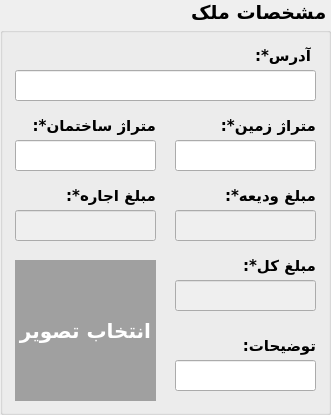
     <widget class="QGroupBox" name="groupBox_5">
      <property name="geometry">
       <rect>
        <x>10</x>
        <y>120</y>
        <width>331</width>
        <height>415</height>
       </rect>
      </property>
      <property name="font">
       <font>
        <family>B Titr</family>
        <pointsize>14</pointsize>
        <weight>75</weight>
        <bold>true</bold>
       </font>
      </property>
      <property name="layoutDirection">
       <enum>Qt::RightToLeft</enum>
      </property>
      <property name="title">
       <string>مشخصات ملک</string>
      </property>
      <widget class="QLineEdit" name="lineEdit_address">
       <property name="geometry">
        <rect>
         <x>15</x>
         <y>70</y>
         <width>301</width>
         <height>31</height>
        </rect>
       </property>
       <property name="font">
        <font>
         <family>B Nazanin</family>
         <pointsize>12</pointsize>
         <weight>75</weight>
         <bold>true</bold>
        </font>
       </property>
      </widget>
      <widget class="QLabel" name="label_6">
       <property name="geometry">
        <rect>
         <x>20</x>
         <y>40</y>
         <width>291</width>
         <height>31</height>
        </rect>
       </property>
       <property name="font">
        <font>
         <family>B Nazanin</family>
         <pointsize>11</pointsize>
         <weight>75</weight>
         <bold>true</bold>
        </font>
       </property>
       <property name="styleSheet">
        <string notr="true">background-color: none;</string>
       </property>
       <property name="text">
        <string>آدرس*:</string>
       </property>
       <property name="alignment">
        <set>Qt::AlignLeading|Qt::AlignLeft|Qt::AlignVCenter</set>
       </property>
      </widget>
      <widget class="QLabel" name="label_7">
       <property name="geometry">
        <rect>
         <x>175</x>
         <y>110</y>
         <width>141</width>
         <height>31</height>
        </rect>
       </property>
       <property name="font">
        <font>
         <family>B Nazanin</family>
         <pointsize>11</pointsize>
         <weight>75</weight>
         <bold>true</bold>
        </font>
       </property>
       <property name="styleSheet">
        <string notr="true">background-color: none;</string>
       </property>
       <property name="text">
        <string>متراژ زمین*:</string>
       </property>
       <property name="alignment">
        <set>Qt::AlignLeading|Qt::AlignLeft|Qt::AlignVCenter</set>
       </property>
      </widget>
      <widget class="QLineEdit" name="lineEdit_land">
       <property name="geometry">
        <rect>
         <x>175</x>
         <y>140</y>
         <width>141</width>
         <height>31</height>
        </rect>
       </property>
       <property name="font">
        <font>
         <family>B Nazanin</family>
         <pointsize>12</pointsize>
         <weight>75</weight>
         <bold>true</bold>
        </font>
       </property>
      </widget>
      <widget class="QLabel" name="label_8">
       <property name="geometry">
        <rect>
         <x>15</x>
         <y>110</y>
         <width>141</width>
         <height>31</height>
        </rect>
       </property>
       <property name="font">
        <font>
         <family>B Nazanin</family>
         <pointsize>11</pointsize>
         <weight>75</weight>
         <bold>true</bold>
        </font>
       </property>
       <property name="styleSheet">
        <string notr="true">background-color: none;</string>
       </property>
       <property name="text">
        <string>متراژ ساختمان*:</string>
       </property>
       <property name="alignment">
        <set>Qt::AlignLeading|Qt::AlignLeft|Qt::AlignVCenter</set>
       </property>
      </widget>
      <widget class="QLineEdit" name="lineEdit_building">
       <property name="geometry">
        <rect>
         <x>15</x>
         <y>140</y>
         <width>141</width>
         <height>31</height>
        </rect>
       </property>
       <property name="font">
        <font>
         <family>B Nazanin</family>
         <pointsize>12</pointsize>
         <weight>75</weight>
         <bold>true</bold>
        </font>
       </property>
      </widget>
      <widget class="QLineEdit" name="lineEdit_rent">
       <property name="enabled">
        <bool>false</bool>
       </property>
       <property name="geometry">
        <rect>
         <x>15</x>
         <y>210</y>
         <width>141</width>
         <height>31</height>
        </rect>
       </property>
       <property name="font">
        <font>
         <family>B Nazanin</family>
         <pointsize>12</pointsize>
         <weight>75</weight>
         <bold>true</bold>
        </font>
       </property>
      </widget>
      <widget class="QLineEdit" name="lineEdit_deposit">
       <property name="enabled">
        <bool>false</bool>
       </property>
       <property name="geometry">
        <rect>
         <x>175</x>
         <y>210</y>
         <width>141</width>
         <height>31</height>
        </rect>
       </property>
       <property name="font">
        <font>
         <family>B Nazanin</family>
         <pointsize>12</pointsize>
         <weight>75</weight>
         <bold>true</bold>
        </font>
       </property>
      </widget>
      <widget class="QLabel" name="label_9">
       <property name="geometry">
        <rect>
         <x>175</x>
         <y>180</y>
         <width>141</width>
         <height>31</height>
        </rect>
       </property>
       <property name="font">
        <font>
         <family>B Nazanin</family>
         <pointsize>11</pointsize>
         <weight>75</weight>
         <bold>true</bold>
        </font>
       </property>
       <property name="styleSheet">
        <string notr="true">background-color: none;</string>
       </property>
       <property name="text">
        <string>مبلغ ودیعه*:</string>
       </property>
       <property name="alignment">
        <set>Qt::AlignLeading|Qt::AlignLeft|Qt::AlignVCenter</set>
       </property>
      </widget>
      <widget class="QLabel" name="label_10">
       <property name="geometry">
        <rect>
         <x>15</x>
         <y>180</y>
         <width>141</width>
         <height>31</height>
        </rect>
       </property>
       <property name="font">
        <font>
         <family>B Nazanin</family>
         <pointsize>11</pointsize>
         <weight>75</weight>
         <bold>true</bold>
        </font>
       </property>
       <property name="styleSheet">
        <string notr="true">background-color: none;</string>
       </property>
       <property name="text">
        <string>مبلغ اجاره*:</string>
       </property>
       <property name="alignment">
        <set>Qt::AlignLeading|Qt::AlignLeft|Qt::AlignVCenter</set>
       </property>
      </widget>
      <widget class="QLabel" name="label_11">
       <property name="geometry">
        <rect>
         <x>175</x>
         <y>250</y>
         <width>141</width>
         <height>31</height>
        </rect>
       </property>
       <property name="font">
        <font>
         <family>B Nazanin</family>
         <pointsize>11</pointsize>
         <weight>75</weight>
         <bold>true</bold>
        </font>
       </property>
       <property name="styleSheet">
        <string notr="true">background-color: none;</string>
       </property>
       <property name="text">
        <string>مبلغ کل*:</string>
       </property>
       <property name="alignment">
        <set>Qt::AlignLeading|Qt::AlignLeft|Qt::AlignVCenter</set>
       </property>
      </widget>
      <widget class="QLineEdit" name="lineEdit_price">
       <property name="enabled">
        <bool>false</bool>
       </property>
       <property name="geometry">
        <rect>
         <x>175</x>
         <y>280</y>
         <width>141</width>
         <height>31</height>
        </rect>
       </property>
       <property name="font">
        <font>
         <family>B Nazanin</family>
         <pointsize>12</pointsize>
         <weight>75</weight>
         <bold>true</bold>
        </font>
       </property>
      </widget>
      <widget class="QLabel" name="label_pic">
       <property name="geometry">
        <rect>
         <x>15</x>
         <y>260</y>
         <width>141</width>
         <height>141</height>
        </rect>
       </property>
       <property name="styleSheet">
        <string notr="true">background-color: #A0A0A0;</string>
       </property>
       <property name="text">
        <string/>
       </property>
       <property name="scaledContents">
        <bool>true</bool>
       </property>
       <property name="alignment">
        <set>Qt::AlignCenter</set>
       </property>
      </widget>
      <widget class="QPushButton" name="pushButton_pic">
       <property name="geometry">
        <rect>
         <x>15</x>
         <y>260</y>
         <width>141</width>
         <height>141</height>
        </rect>
       </property>
       <property name="font">
        <font>
         <family>B Nazanin</family>
         <pointsize>15</pointsize>
         <weight>75</weight>
         <bold>true</bold>
        </font>
       </property>
       <property name="cursor">
        <cursorShape>PointingHandCursor</cursorShape>
       </property>
       <property name="styleSheet">
        <string notr="true">color: white;</string>
       </property>
       <property name="text">
        <string>انتخاب تصویر</string>
       </property>
       <property name="flat">
        <bool>true</bool>
       </property>
      </widget>
      <widget class="QLabel" name="label_13">
       <property name="geometry">
        <rect>
         <x>175</x>
         <y>330</y>
         <width>141</width>
         <height>31</height>
        </rect>
       </property>
       <property name="font">
        <font>
         <family>B Nazanin</family>
         <pointsize>11</pointsize>
         <weight>75</weight>
         <bold>true</bold>
        </font>
       </property>
       <property name="styleSheet">
        <string notr="true">background-color: none;</string>
       </property>
       <property name="text">
        <string>توضیحات:</string>
       </property>
       <property name="alignment">
        <set>Qt::AlignLeading|Qt::AlignLeft|Qt::AlignVCenter</set>
       </property>
      </widget>
      <widget class="QLineEdit" name="lineEdit_description">
       <property name="geometry">
        <rect>
         <x>175</x>
         <y>360</y>
         <width>141</width>
         <height>31</height>
        </rect>
       </property>
       <property name="font">
        <font>
         <family>B Nazanin</family>
         <pointsize>12</pointsize>
         <weight>75</weight>
         <bold>true</bold>
        </font>
       </property>
      </widget>
     </widget>
